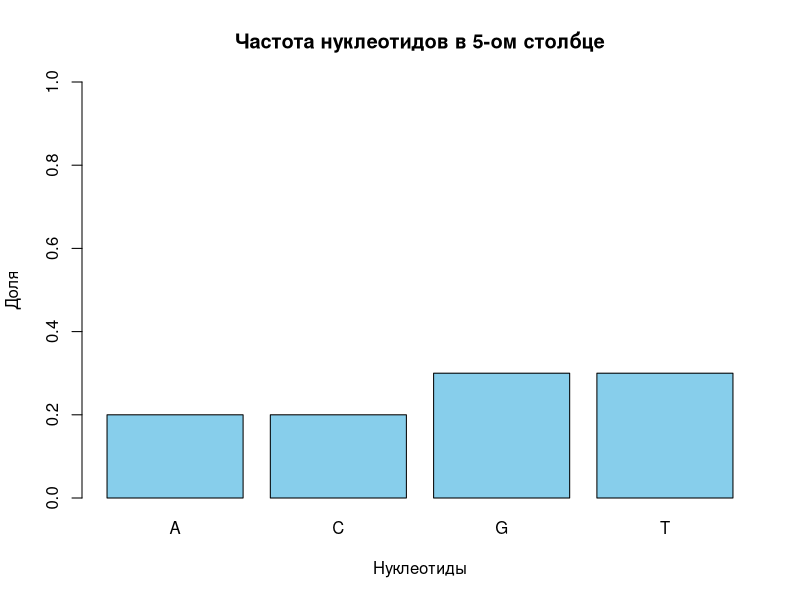

R code for this plot:
motifs2 <- matrix(c(
  "a", "C", "g", "G", "T", "A", "A", "t", "t", "C", "a", "G",
  "t", "G", "G", "G", "C", "A", "A", "T", "t", "C", "C", "a",
  "A", "C", "G", "t", "t", "A", "A", "t", "t", "C", "G", "G",
  "T", "G", "C", "G", "G", "G", "A", "t", "t", "C", "C", "C",
  "t", "C", "G", "a", "A", "A", "A", "t", "t", "C", "a", "G",
  "A", "C", "G", "G", "C", "G", "A", "a", "t", "T", "C", "C",
  "T", "C", "G", "t", "G", "A", "A", "t", "t", "a", "C", "G",
  "t", "C", "G", "G", "G", "A", "A", "t", "t", "C", "a", "C",
  "A", "G", "G", "G", "T", "A", "A", "t", "t", "C", "C", "G",
  "t", "C", "G", "G", "A", "A", "A", "a", "t", "C", "a", "C"
), nrow = 10, byrow = TRUE)

motifs2_upper <- apply(motifs2, 2, toupper)

count_motif2_matrix <- apply(motifs2_upper, 2, function(col) table
                             (factor(col, levels=c("A", "C", "G", "T"))))

profile_motif2_matrix <- apply(motifs2_upper, 2, function(x){
  counts <- table(factor(x, levels=c("A", "C", "G", "T")))
  counts/sum(counts)
})

scoreMotifs <- sum(apply(motifs2_upper, 2, function(x) length(x) - max(table(x))))
print(scoreMotifs)

getConsensus <- function(motifs) {
  consensus_vector <- apply(motifs, 2, function(x) {
    c("A", "C", "G", "T")[which.max(table(factor(x, levels=c("A", "C", "G", "T"))))]
    })
    paste(consensus_vector, collapse="")
}

barplot(prop.table(table(factor(motifs2_upper[,5], levels= c("A", "C", "G", "T")))),
        col = "skyblue",
        main = "Частота нуклеотидов в 5-ом столбце",
        xlab = "Нуклеотиды",
        ylab = "Доля",
        ylim = c(0,1))